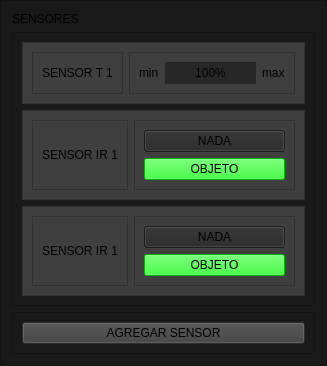
               <widget class="QFrame" name="frame_8">
                <property name="styleSheet">
                 <string notr="true">background-color: rgb(25, 25, 25);</string>
                </property>
                <property name="frameShape">
                 <enum>QFrame::StyledPanel</enum>
                </property>
                <property name="frameShadow">
                 <enum>QFrame::Raised</enum>
                </property>
                <layout class="QVBoxLayout" name="verticalLayout_13" stretch="1,20,3">
                 <item>
                  <widget class="QLabel" name="label_20">
                   <property name="text">
                    <string>SENSORES</string>
                   </property>
                  </widget>
                 </item>
                 <item>
                  <widget class="QFrame" name="sensores_activos_c1_2">
                   <property name="sizePolicy">
                    <sizepolicy hsizetype="Minimum" vsizetype="Minimum">
                     <horstretch>0</horstretch>
                     <verstretch>0</verstretch>
                    </sizepolicy>
                   </property>
                   <property name="frameShape">
                    <enum>QFrame::StyledPanel</enum>
                   </property>
                   <property name="frameShadow">
                    <enum>QFrame::Raised</enum>
                   </property>
                   <layout class="QVBoxLayout" name="verticalLayout_14">
                    <item>
                     <widget class="QFrame" name="f_sensor_1_c_12">
                      <property name="styleSheet">
                       <string notr="true">background-color: rgb(63, 63, 63);</string>
                      </property>
                      <property name="frameShape">
                       <enum>QFrame::StyledPanel</enum>
                      </property>
                      <property name="frameShadow">
                       <enum>QFrame::Raised</enum>
                      </property>
                      <layout class="QHBoxLayout" name="horizontalLayout_52" stretch="1,3">
                       <item>
                        <widget class="QFrame" name="frame_71">
                         <property name="frameShape">
                          <enum>QFrame::StyledPanel</enum>
                         </property>
                         <property name="frameShadow">
                          <enum>QFrame::Raised</enum>
                         </property>
                         <layout class="QVBoxLayout" name="verticalLayout_39" stretch="1">
                          <item>
                           <widget class="QLabel" name="l_nombre_sensor_t_1_c_12">
                            <property name="text">
                             <string>SENSOR T 1</string>
                            </property>
                           </widget>
                          </item>
                         </layout>
                        </widget>
                       </item>
                       <item>
                        <widget class="QFrame" name="frame_72">
                         <property name="frameShape">
                          <enum>QFrame::StyledPanel</enum>
                         </property>
                         <property name="frameShadow">
                          <enum>QFrame::Raised</enum>
                         </property>
                         <layout class="QHBoxLayout" name="horizontalLayout_11">
                          <item>
                           <widget class="QLabel" name="label_21">
                            <property name="text">
                             <string>min</string>
                            </property>
                           </widget>
                          </item>
                          <item>
                           <widget class="QProgressBar" name="pb_sensor_t_1_c_12">
                            <property name="styleSheet">
                             <string notr="true">QProgressBar::chunk {
    
	background-color: rgb(39, 39, 39);
}</string>
                            </property>
                            <property name="value">
                             <number>100</number>
                            </property>
                            <property name="alignment">
                             <set>Qt::AlignCenter</set>
                            </property>
                            <property name="textVisible">
                             <bool>true</bool>
                            </property>
                           </widget>
                          </item>
                          <item>
                           <widget class="QLabel" name="label_22">
                            <property name="text">
                             <string>max</string>
                            </property>
                           </widget>
                          </item>
                         </layout>
                        </widget>
                       </item>
                      </layout>
                     </widget>
                    </item>
                    <item>
                     <widget class="QFrame" name="f_sensor_ir_1_c_2">
                      <property name="styleSheet">
                       <string notr="true">background-color: rgb(63, 63, 63);</string>
                      </property>
                      <property name="frameShape">
                       <enum>QFrame::StyledPanel</enum>
                      </property>
                      <property name="frameShadow">
                       <enum>QFrame::Raised</enum>
                      </property>
                      <layout class="QHBoxLayout" name="horizontalLayout_54" stretch="1,3">
                       <item>
                        <widget class="QFrame" name="frame_75">
                         <property name="frameShape">
                          <enum>QFrame::StyledPanel</enum>
                         </property>
                         <property name="frameShadow">
                          <enum>QFrame::Raised</enum>
                         </property>
                         <layout class="QVBoxLayout" name="verticalLayout_41" stretch="1">
                          <item>
                           <widget class="QLabel" name="l_nombre_sensor_ir_1_c_16">
                            <property name="text">
                             <string>SENSOR IR 1</string>
                            </property>
                           </widget>
                          </item>
                         </layout>
                        </widget>
                       </item>
                       <item>
                        <widget class="QFrame" name="frame_76">
                         <property name="frameShape">
                          <enum>QFrame::StyledPanel</enum>
                         </property>
                         <property name="frameShadow">
                          <enum>QFrame::Raised</enum>
                         </property>
                         <layout class="QVBoxLayout" name="verticalLayout_42">
                          <item>
                           <widget class="QPushButton" name="btn_nf_sensor_ir_1_c_2">
                            <property name="sizePolicy">
                             <sizepolicy hsizetype="Minimum" vsizetype="Minimum">
                              <horstretch>0</horstretch>
                              <verstretch>0</verstretch>
                             </sizepolicy>
                            </property>
                            <property name="minimumSize">
                             <size>
                              <width>100</width>
                              <height>0</height>
                             </size>
                            </property>
                            <property name="styleSheet">
                             <string notr="true">QPushButton {
	background-color: rgb(39, 39, 39);
}

QPushButton:hover {
	background-color: rgb(99, 99, 99);
}</string>
                            </property>
                            <property name="text">
                             <string>NADA</string>
                            </property>
                           </widget>
                          </item>
                          <item>
                           <widget class="QPushButton" name="btn_objeto_sensor_ir_1_c_3">
                            <property name="sizePolicy">
                             <sizepolicy hsizetype="Minimum" vsizetype="Minimum">
                              <horstretch>0</horstretch>
                              <verstretch>0</verstretch>
                             </sizepolicy>
                            </property>
                            <property name="minimumSize">
                             <size>
                              <width>100</width>
                              <height>0</height>
                             </size>
                            </property>
                            <property name="styleSheet">
                             <string notr="true">QPushButton {
	background-color: rgb(0, 255, 0);
}
</string>
                            </property>
                            <property name="text">
                             <string>OBJETO</string>
                            </property>
                           </widget>
                          </item>
                         </layout>
                        </widget>
                       </item>
                      </layout>
                     </widget>
                    </item>
                    <item>
                     <widget class="QFrame" name="f_sensor_ir_2_c_2">
                      <property name="styleSheet">
                       <string notr="true">background-color: rgb(63, 63, 63);</string>
                      </property>
                      <property name="frameShape">
                       <enum>QFrame::StyledPanel</enum>
                      </property>
                      <property name="frameShadow">
                       <enum>QFrame::Raised</enum>
                      </property>
                      <layout class="QHBoxLayout" name="horizontalLayout_55" stretch="1,3">
                       <item>
                        <widget class="QFrame" name="frame_77">
                         <property name="frameShape">
                          <enum>QFrame::StyledPanel</enum>
                         </property>
                         <property name="frameShadow">
                          <enum>QFrame::Raised</enum>
                         </property>
                         <layout class="QVBoxLayout" name="verticalLayout_43" stretch="1">
                          <item>
                           <widget class="QLabel" name="l_nombre_sensor_ir_1_c_17">
                            <property name="text">
                             <string>SENSOR IR 1</string>
                            </property>
                           </widget>
                          </item>
                         </layout>
                        </widget>
                       </item>
                       <item>
                        <widget class="QFrame" name="frame_78">
                         <property name="frameShape">
                          <enum>QFrame::StyledPanel</enum>
                         </property>
                         <property name="frameShadow">
                          <enum>QFrame::Raised</enum>
                         </property>
                         <layout class="QVBoxLayout" name="verticalLayout_44">
                          <item>
                           <widget class="QPushButton" name="btn_nf_sensor_ir_2_c_2">
                            <property name="sizePolicy">
                             <sizepolicy hsizetype="Minimum" vsizetype="Minimum">
                              <horstretch>0</horstretch>
                              <verstretch>0</verstretch>
                             </sizepolicy>
                            </property>
                            <property name="minimumSize">
                             <size>
                              <width>100</width>
                              <height>0</height>
                             </size>
                            </property>
                            <property name="styleSheet">
                             <string notr="true">QPushButton {
	background-color: rgb(39, 39, 39);
}

QPushButton:hover {
	background-color: rgb(99, 99, 99);
}</string>
                            </property>
                            <property name="text">
                             <string>NADA</string>
                            </property>
                           </widget>
                          </item>
                          <item>
                           <widget class="QPushButton" name="btn_objeto_sensor_ir_1_c_4">
                            <property name="sizePolicy">
                             <sizepolicy hsizetype="Minimum" vsizetype="Minimum">
                              <horstretch>0</horstretch>
                              <verstretch>0</verstretch>
                             </sizepolicy>
                            </property>
                            <property name="minimumSize">
                             <size>
                              <width>100</width>
                              <height>0</height>
                             </size>
                            </property>
                            <property name="styleSheet">
                             <string notr="true">QPushButton {
	background-color: rgb(0, 255, 0);
}
</string>
                            </property>
                            <property name="text">
                             <string>OBJETO</string>
                            </property>
                           </widget>
                          </item>
                         </layout>
                        </widget>
                       </item>
                      </layout>
                     </widget>
                    </item>
                   </layout>
                  </widget>
                 </item>
                 <item>
                  <widget class="QFrame" name="frame_14">
                   <property name="frameShape">
                    <enum>QFrame::StyledPanel</enum>
                   </property>
                   <property name="frameShadow">
                    <enum>QFrame::Raised</enum>
                   </property>
                   <layout class="QHBoxLayout" name="horizontalLayout_13" stretch="0">
                    <item>
                     <widget class="QPushButton" name="btn_addsensor_2">
                      <property name="sizePolicy">
                       <sizepolicy hsizetype="Minimum" vsizetype="Minimum">
                        <horstretch>0</horstretch>
                        <verstretch>0</verstretch>
                       </sizepolicy>
                      </property>
                      <property name="maximumSize">
                       <size>
                        <width>300</width>
                        <height>16777215</height>
                       </size>
                      </property>
                      <property name="styleSheet">
                       <string notr="true">background-color: rgb(63, 63, 63);</string>
                      </property>
                      <property name="text">
                       <string>AGREGAR SENSOR</string>
                      </property>
                     </widget>
                    </item>
                   </layout>
                  </widget>
                 </item>
                </layout>
               </widget>
